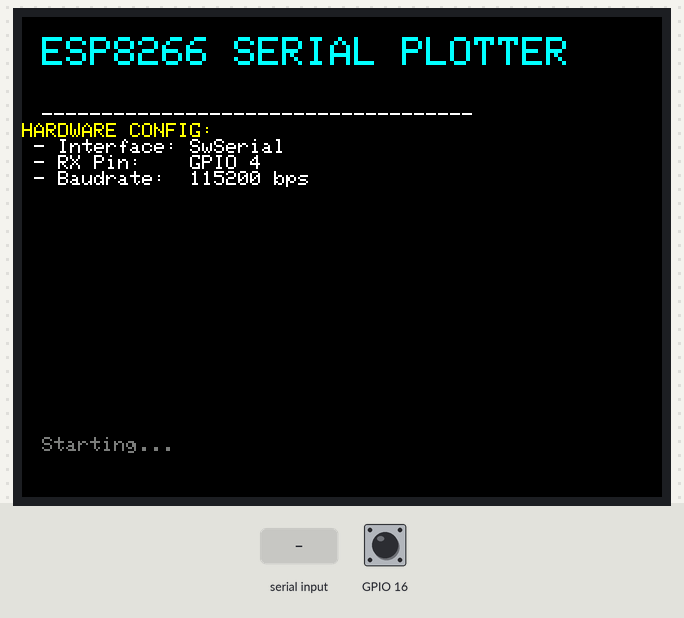
Recording of a sketch running on a simulated ESP32. On the bench: 320×240 colour display. The inputs (shaded band) are chosen by the test bench; at power-on: GPIO 16 HIGH.

Above: at 4.5 s.
4.6 s: "1\n" received over the second serial link
At 5.4 s:
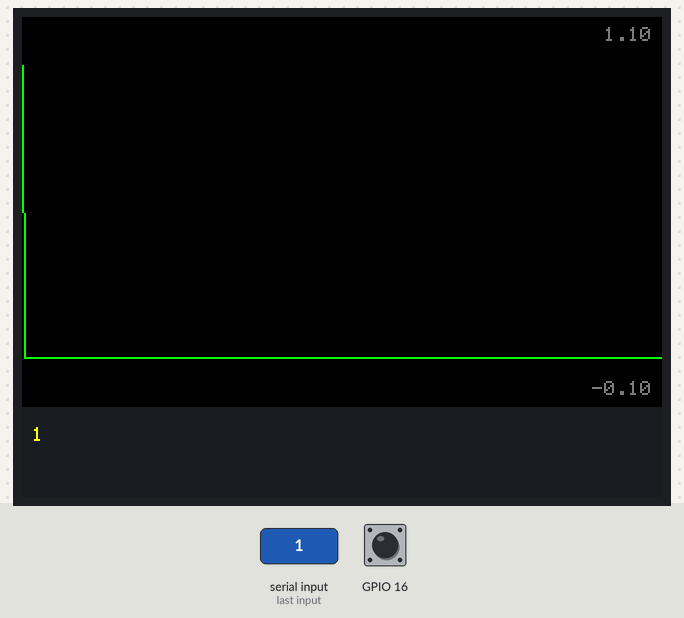
6.2 s: GPIO 16 pulled LOW for 0.15 s
At 7.3 s:
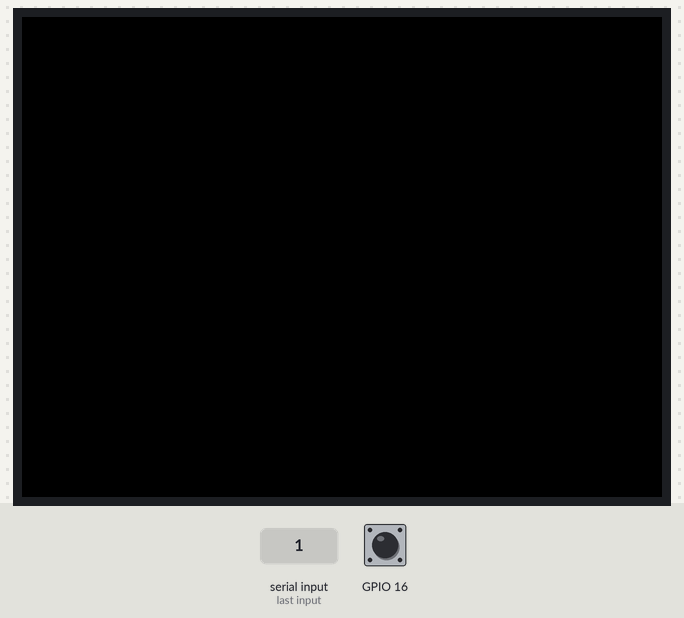
7.8 s: "0\n" received over the second serial link
At 9.0 s:
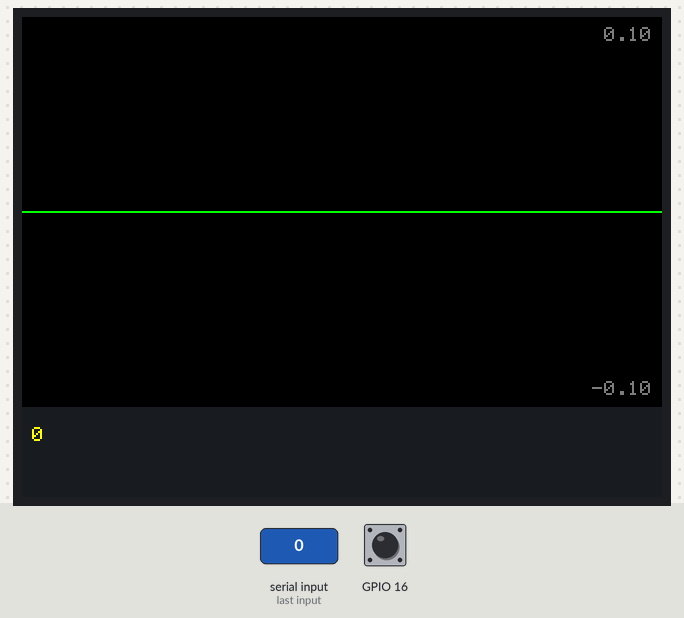
9.4 s: "0\n" received over the second serial link
At 9.8 s:
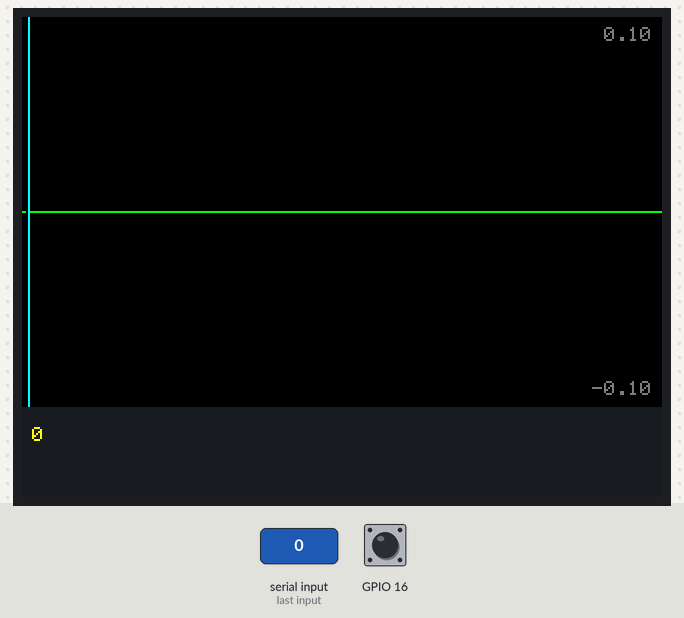
10.9 s: GPIO 16 pulled LOW for 1 s
At 12.1 s:
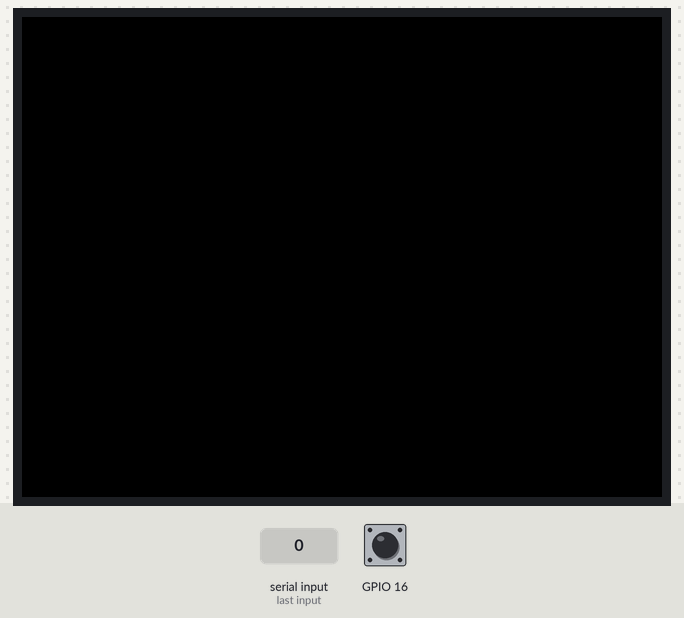
Timing chart, 0 to 13.9 s (numbered marks = the images above; inputs shaded):
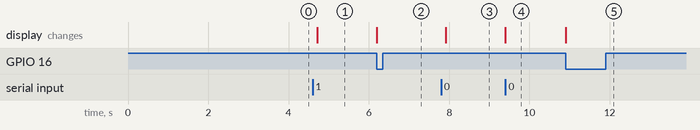

The sketch:

esp8266_serial_plotter.ino
```cpp
#define LGFX_USE_V1
#include <LovyanGFX.hpp>
#include <vector>
#include <SoftwareSerial.h>

// ESP8266 Pins for ILI9341 SPI
// Hardware SPI on ESP8266:
// SCLK: GPIO 14 (D5)
// MOSI: GPIO 13 (D7)
// MISO: GPIO 12 (D6) - Not used here but reserved
// CS:   GPIO 15 (D8)
// DC:   GPIO 2  (D4)
// RST:  GPIO 0  (D3)

#define TFT_CS   15
#define TFT_DC    2
#define TFT_RST   0

// Define SoftwareSerial Pins for Data Input
#define RX1_PIN 4  // D2
#define TX1_PIN 5  // D1 (Usually not needed for plotting)
#define BAUD_RATE 115200

//SoftwareSerial SerialData(RX1_PIN, TX1_PIN);
EspSoftwareSerial::UART SerialData(RX1_PIN, TX1_PIN);


// Structure to hold parsed data details
struct DataField {
    String label;
    float value;
    String unit;
    String rawSegment;
};

class LGFX : public lgfx::LGFX_Device {
    lgfx::Panel_ILI9341 _panel_instance;
    lgfx::Bus_SPI        _bus_instance;

public:
    LGFX(void) {
        auto cfg = _bus_instance.config();
        //cfg.spi_host = 0;           // ESP8266 hardware SPI
        cfg.spi_mode = 0;
        cfg.freq_write = 40000000;  // 40MHz (ESP8266 limit is stable here)
        cfg.freq_read  = 16000000;
        cfg.pin_sclk = 14;          // D5
        cfg.pin_mosi = 13;          // D7
        cfg.pin_miso = 12;          // D6
        cfg.pin_dc   = TFT_DC;
        _bus_instance.config(cfg);
        _panel_instance.setBus(&_bus_instance);

        auto panel_cfg = _panel_instance.config();
        panel_cfg.pin_cs           = TFT_CS;
        panel_cfg.pin_rst          = TFT_RST;
        panel_cfg.pin_busy         = -1;
        panel_cfg.panel_width      = 240;
        panel_cfg.panel_height     = 320;
        panel_cfg.offset_x         = 0;
        panel_cfg.offset_y         = 0;
        panel_cfg.offset_rotation  = 0;
        panel_cfg.readable         = false;
        panel_cfg.invert           = false;
        panel_cfg.rgb_order        = false;
        panel_cfg.bus_shared       = true;

        _panel_instance.config(panel_cfg);
        setPanel(&_panel_instance);
    }
};

LGFX tft;
LGFX_Sprite footer(&tft);

const int SCREEN_W = 320;
const int SCREEN_H = 240;
const int FOOTER_H = 45;
const int PLOT_H = SCREEN_H - FOOTER_H;

// Data handling
std::vector<float> dataPoints;
std::vector<DataField> currentFields;
String globalRawLine = "";
int xPos = 0;
int lastY = -1;
int selectedField = 0;

// Auto-scale tracking
float lastMinV = 0;
float lastMaxV = 0;

float fmap(float x, float in_min, float in_max, float out_min, float out_max) {
    if (in_max == in_min) return out_min + (out_max - out_min) / 2.0;
    return (x - in_min) * (out_max - out_min) / (in_max - in_min) + out_min;
}

std::vector<DataField> parseSerialLine(String line) {
    std::vector<DataField> fields;
    globalRawLine = line;

    String processingLine = line;
    if (processingLine.indexOf("RX1:") >= 0) {
        processingLine = processingLine.substring(processingLine.indexOf("RX1:") + 4);
    }
    processingLine.trim();

    int start = 0;
    while (start < (int)processingLine.length()) {
        int commaPos = processingLine.indexOf(',', start);
        String pair = (commaPos == -1) ? processingLine.substring(start) : processingLine.substring(start, commaPos);

        DataField df;
        df.rawSegment = pair;
        pair.trim();

        if (pair.length() > 0) {
            int colonPos = pair.indexOf(':');
            if (colonPos != -1) {
                df.label = pair.substring(0, colonPos);
                df.label.trim();
                String valPart = pair.substring(colonPos + 1);
                valPart.trim();
                char* endPtr;
                df.value = strtof(valPart.c_str(), &endPtr);
                df.unit = String(endPtr);
                df.unit.trim();
            } else {
                char* endPtr;
                df.value = strtof(pair.c_str(), &endPtr);
                df.label = "CH" + String(fields.size());
                df.unit = String(endPtr);
                df.unit.trim();
            }
            fields.push_back(df);
        }

        if (commaPos == -1) break;
        start = commaPos + 1;
    }
    return fields;
}

void drawYScale(float minV, float maxV) {
    tft.setTextColor(TFT_DARKGREY, TFT_BLACK);
    tft.setTextSize(1);
    tft.setTextDatum(top_right);
    tft.drawString(String(maxV, 2), SCREEN_W - 5, 5);
    tft.setTextDatum(bottom_right);
    tft.drawString(String(minV, 2), SCREEN_W - 5, PLOT_H - 5);
}

void updatePlotter() {
    if (currentFields.empty() || selectedField >= (int)currentFields.size()) return;

    float val = currentFields[selectedField].value;
    dataPoints[xPos] = val;

    float minV = dataPoints[0];
    float maxV = dataPoints[0];
    for (float v : dataPoints) {
        if (v < minV) minV = v;
        if (v > maxV) maxV = v;
    }

    float range = maxV - minV;
    if (range < 0.0001) range = 1.0;
    float padMin = minV - (range * 0.1);
    float padMax = maxV + (range * 0.1);

    bool scaleChanged = (abs(padMin - lastMinV) > (range * 0.05) || abs(padMax - lastMaxV) > (range * 0.05));

    tft.startWrite();
    if (scaleChanged) {
        tft.fillRect(0, 0, SCREEN_W, PLOT_H, TFT_BLACK);
        int prevY = -1;
        for (int i = 0; i < SCREEN_W; i++) {
            int drawY = (int)fmap(dataPoints[i], padMin, padMax, PLOT_H - 10, 10);
            if (i > 0 && prevY != -1) {
                tft.drawLine(i - 1, prevY, i, drawY, TFT_GREEN);
            }
            prevY = drawY;
            if (i == xPos) lastY = drawY;
           // if ((i & 31) == 0) yield(); // yield every 32 iterations
        }
        lastMinV = padMin;
        lastMaxV = padMax;
        drawYScale(padMin, padMax);
    } else {
        tft.drawFastVLine((xPos + 1) % SCREEN_W, 0, PLOT_H, TFT_BLACK);
        tft.drawFastVLine((xPos + 2) % SCREEN_W, 0, PLOT_H, TFT_CYAN);

        int y = (int)fmap(val, padMin, padMax, PLOT_H - 10, 10);
        if (xPos > 0 && lastY != -1) {
            tft.drawLine(xPos - 1, lastY, xPos, y, TFT_GREEN);
        } else {
            tft.drawPixel(xPos, y, TFT_GREEN);
        }
        lastY = y;

        if (xPos % 50 == 0) drawYScale(padMin, padMax);
    }
    tft.endWrite();

    footer.fillSprite(tft.color565(30, 30, 35));

    int rawY = 10;
    footer.setCursor(5, rawY);

    if (globalRawLine.indexOf("RX1:") >= 0) {
        footer.setTextColor(TFT_DARKGREY);
        footer.print("RX1: ");
    }

    for (int i = 0; i < (int)currentFields.size(); i++) {
        if (i == selectedField) {
            footer.setTextColor(TFT_YELLOW);
            footer.print(currentFields[i].rawSegment);
        } else {
            footer.setTextColor(TFT_LIGHTGREY);
            footer.print(currentFields[i].rawSegment);
        }

        if (i < (int)currentFields.size() - 1) {
            footer.setTextColor(TFT_DARKGREY);
            footer.print(",");
        }
    }

    footer.pushSprite(0, PLOT_H);
    xPos = (xPos + 1) % SCREEN_W;
}

void showWelcomeScreen() {
    tft.fillScreen(TFT_BLACK);
    tft.setTextColor(TFT_CYAN);
    tft.setTextSize(2);
    tft.setCursor(10, 10);
    tft.println("ESP8266 SERIAL PLOTTER");

    tft.setTextSize(1);
    tft.setTextColor(TFT_WHITE);
    tft.setCursor(10, 45);
    tft.println("------------------------------------");

    tft.setTextColor(TFT_YELLOW);
    tft.println("HARDWARE CONFIG:");
    tft.setTextColor(TFT_WHITE);
    tft.printf(" - Interface: SwSerial\n");
    tft.printf(" - RX Pin:    GPIO %d\n", RX1_PIN);
    tft.printf(" - Baudrate:  %d bps\n", BAUD_RATE);

    tft.setCursor(10, 210);
    tft.setTextColor(TFT_DARKGREY);
    tft.println("Starting...");

    delay(3000);
}

void setup() {
    Serial.begin(115200); // Standard Debug
    SerialData.begin(BAUD_RATE); // Plotter Data

    // GPIO 16 (D0) as the channel cycle button on many ESP8266 boards
    pinMode(16, INPUT_PULLUP);

    tft.init();
    tft.setRotation(1);
    tft.fillScreen(TFT_BLACK);
    showWelcomeScreen();

    if (!footer.createSprite(SCREEN_W, FOOTER_H)) {
        Serial.println("Sprite creation failed! Out of memory.");
    }
    dataPoints.assign(SCREEN_W, 0.0f);
}

void loop() {
    // Cycle channel with GPIO 16 (D0)
    if (digitalRead(16) == LOW) {
        if (!currentFields.empty()) {
            selectedField = (selectedField + 1) % currentFields.size();
            tft.fillScreen(TFT_BLACK);
            dataPoints.assign(SCREEN_W, 0.0f);
            xPos = 0;
            lastY = -1;
            lastMinV = 0;
            lastMaxV = 0;
        }
        delay(300);
    }

    if (SerialData.available()) {
        String input = SerialData.readStringUntil('\n');
        input.trim();
        if (input.length() > 0) {
            std::vector<DataField> fields = parseSerialLine(input);
            if (!fields.empty()) {
                currentFields = fields;
                if (selectedField >= (int)currentFields.size()) selectedField = 0;
                updatePlotter();
            }
        }
    }
    yield();
    //delay(100); //bug with smaller delay it crashes
}
```

Measured:
- after the input at 4.6 s, the display: changes after 0.11 s (image 1)
- after the input at 6.2 s, the display: changes at once (image 2)
- after the input at 7.8 s, the display: changes after 0.11 s (image 3)
- after the input at 9.4 s, the display: changes at once (image 4)
- after the input at 10.9 s, the display: changes at once (image 5)
